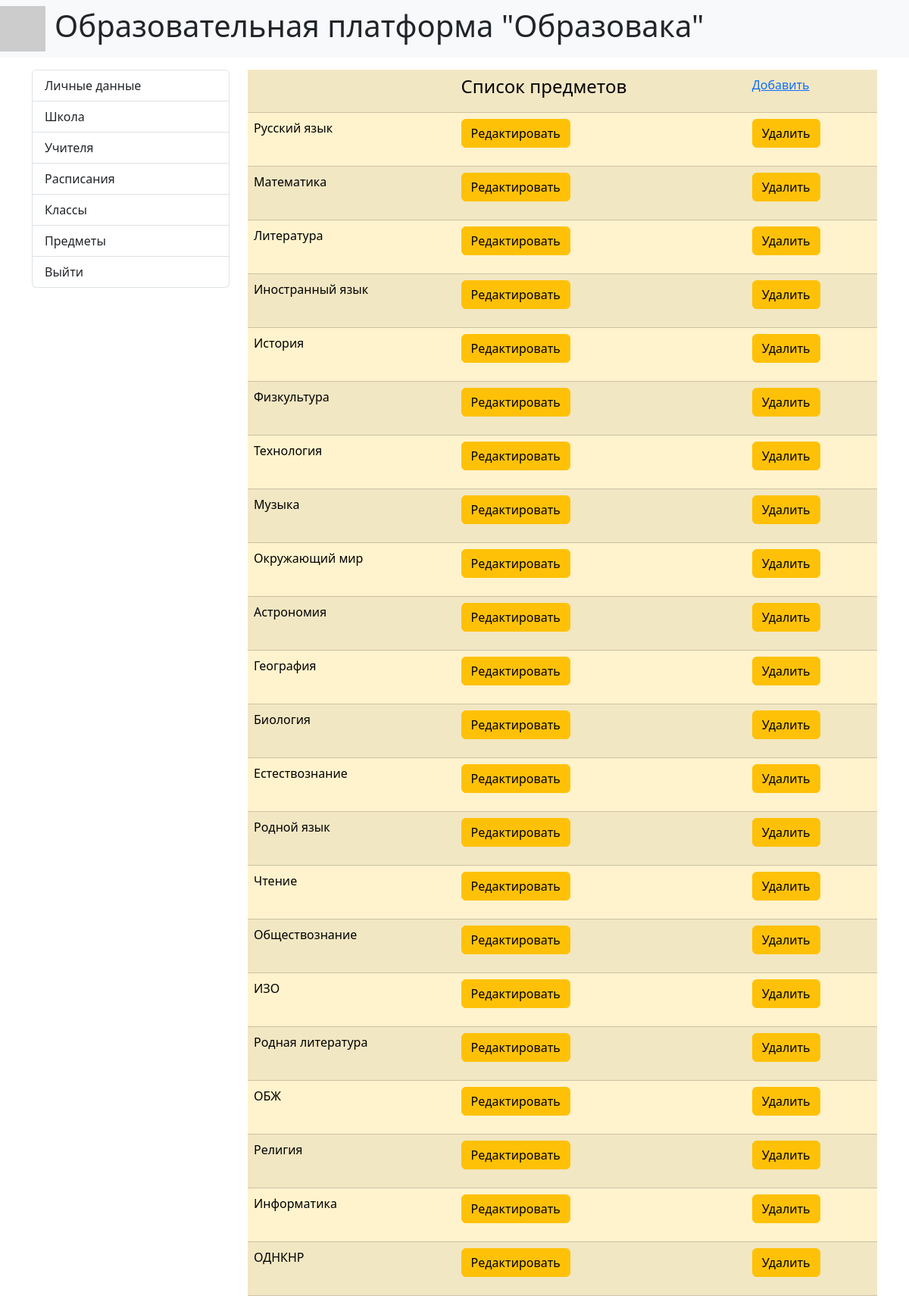
/subjects/1, run on the app's committed database.
### core/models.py (models this page shows, shortened)
class Subject(models.Model):
    name = models.CharField('Предмет', max_length=100)
    class Meta:
        verbose_name = 'Предмет'
        verbose_name_plural = 'Предмет'

### core/views.py (the view)
# urls.py: path('subjects/<int:pk>', views.SubjectList.as_view(), name='subjects'),
class SubjectList(ListView):
    model = models.Administrator
    template_name = 'core/subjects.html'
    def get_context_data(self, **kwargs):
        context = super().get_context_data(**kwargs)
        admin = models.Administrator.objects.get(pk=self.kwargs['pk'])
        subjects = models.Subject.objects.all()
        context['admin'] = admin
        context['subjects'] = subjects
        return context

### core/templates/core/subjects.html
{% extends 'base.html' %}
{% block sidebar %}
{% include 'inc/_admin_sidebar.html' %}
{% endblock %}
{% block content %}
<div class="col-md-9">
    <table class="table table-warning table-striped">
        <tr>
            <td></td>
            <td><p class="h4">Список предметов</p></td>
            <td><p><a href="{% url 'post_subject' admin.pk %}">Добавить</a></p></td>
        </tr>
        {% for subject in subjects %}
        <tr>
            <td>
                <p> {{ subject.name }} </p>
            </td>
            <td>
                <p>
                    <a href="{% url 'edit_subject' pk=admin.pk pk_subject=subject.pk %}" class="btn btn-warning"> Редактировать </a>
                </p>
            </td>
            <td>
                <p>
                    <a href="{% url 'delete_subject' admin.pk subject.pk %}" class="btn btn-warning"> Удалить </a>
                </p>
            </td>
        </tr>
        {% endfor %}
    </table>
</div>
{% endblock %}

### data on the page
Subject: name "Русский язык"
Subject: name "Математика"
Subject: name "Литература"
Subject: name "Иностранный язык"
Subject: name "История"
Subject: name "Физкультура"
Subject: name "Технология"
Subject: name "Музыка"
Subject: name "Окружающий мир"
Subject: name "Астрономия"
Subject: name "География"
Subject: name "Биология"
Subject: name "Естествознание"
Subject: name "Родной язык"
Subject: name "Чтение"
Subject: name "Обществознание"
Subject: name "ИЗО"
Subject: name "Родная литература"
Subject: name "ОБЖ"
Subject: name "Религия"
Subject: name "Информатика"
Subject: name "ОДНКНР"
